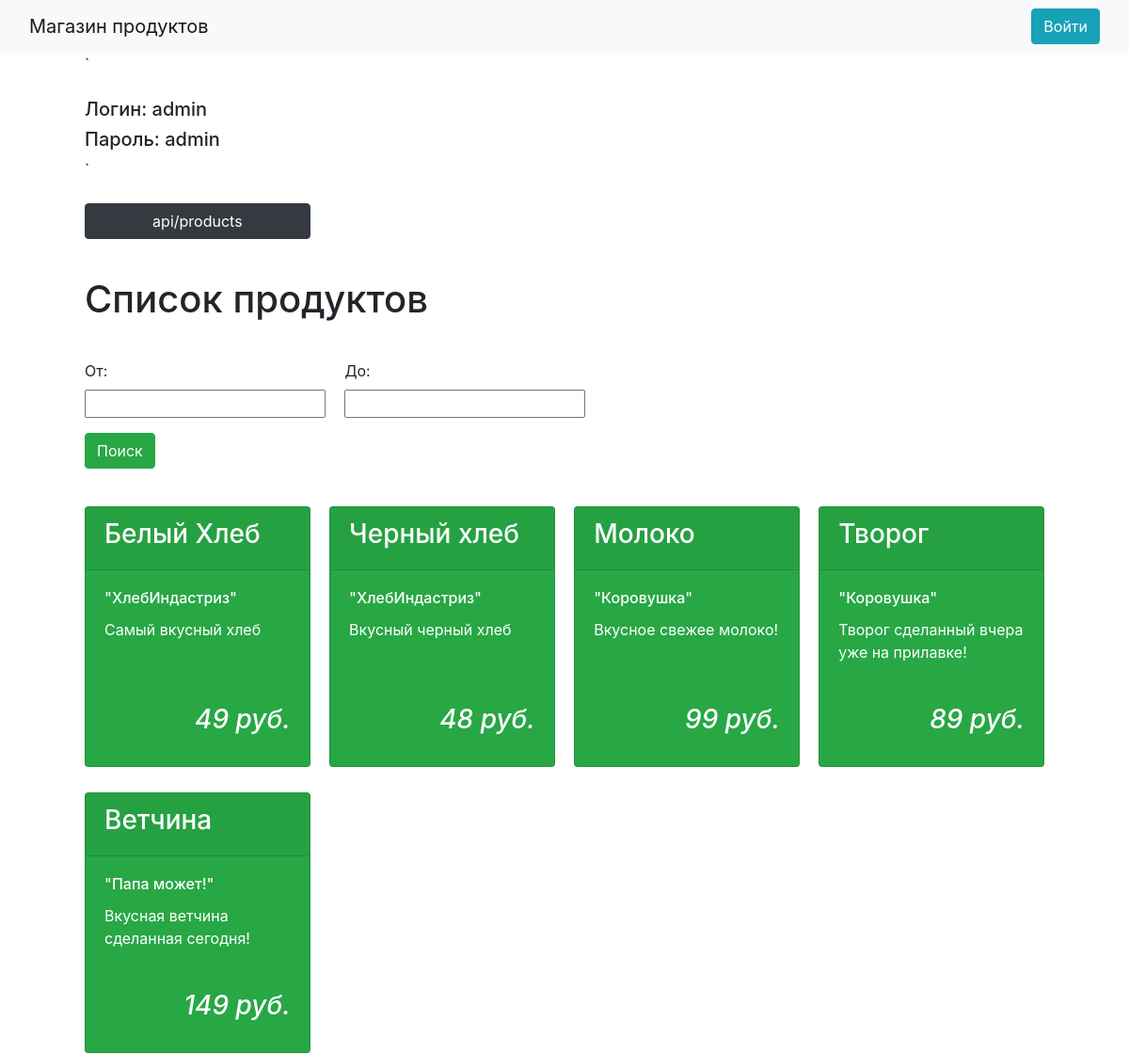
The app's page / (upper part), older data.
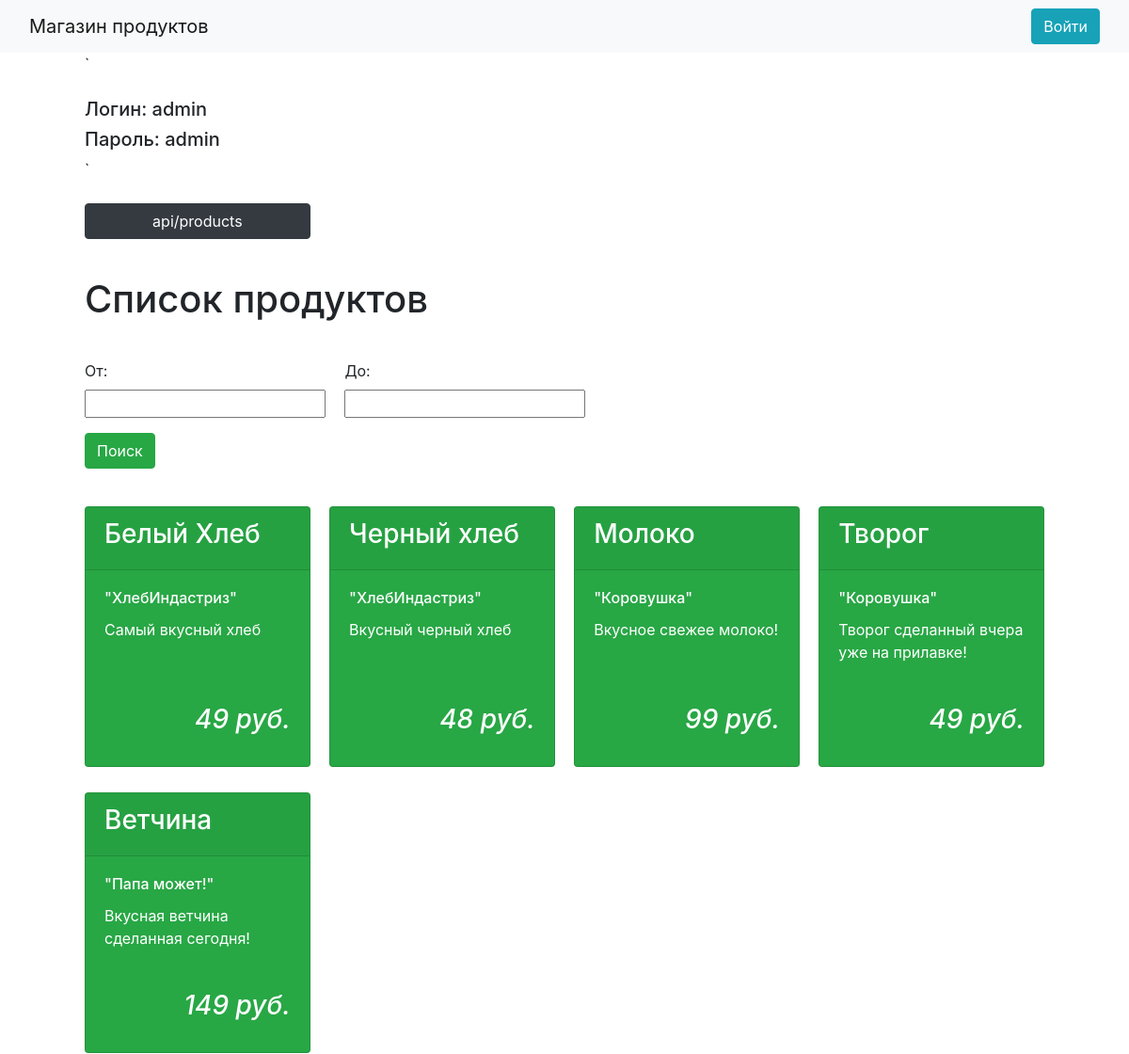
The same page, newer data.
### main/models.py (models this page shows, shortened)
class Products(models.Model):
    brand = models.ForeignKey(
        Brand,
        on_delete=models.CASCADE,
        null=True,
        verbose_name='Фирма'
    )
    productGroup = models.ForeignKey(
        ProductGroup,
        on_delete=models.CASCADE,
        null=True,
        verbose_name='Отдел продуктов'
    )
    title = models.CharField('Название', max_length = 60)
    description = models.TextField('Описание товара', blank=True)
    price = models.IntegerField('Цена, руб.', validators=[MinValueValidator(1), MaxValueValidator(9999999)])
    class Meta:
        verbose_name = "Продукт"
        verbose_name_plural = "Продукты"

class Brand(models.Model):
    brand_name = models.CharField('Название фирмы', max_length = 80, unique=True)
    rating = models.IntegerField('Рейтинг(1-10)',validators=[MinValueValidator(1), MaxValueValidator(10)])
    class Meta:
        verbose_name = "Фирма"
        verbose_name_plural = "Фирмы"
    def __str__(self):
        return self.brand_name

### main/views.py (the view)
# urls.py: path('', views.index),
def index(request):
    error = ''
    if request.method == 'POST':
        form = ProductForm(request.POST)
        if form.is_valid():
            form.save()
        else:
            error="Форма не валидна"
    products = Products.objects.all()
    formsort = PriceFilterForm(request.GET)
    if formsort.is_valid():
        if formsort.cleaned_data['price_min']:
            products = products.filter(price__gte=formsort.cleaned_data['price_min'])
        if formsort.cleaned_data['price_max']:
            products = products.filter(price__lte=formsort.cleaned_data['price_max'])
    form = ProductForm()
    context = {
        'products': products,
        'formsort': formsort,
        'form': form,
        'error': error
    }
    return render(request, 'main/index.html', context)

### main/forms.py
class PriceFilterForm(forms.Form):
    price_min = forms.IntegerField(label="От", required=False)
    price_max = forms.IntegerField(label="До", required=False)

class ProductForm(ModelForm):
    class Meta:
        model = Products
        fields = ["title", "brand", "productGroup", "description", "price"]
        widgets = {
            "title": TextInput(attrs={
                'id': 'title',
                'class': 'form-control',
                'placeholder': 'Введите название продукта...'
            }),
            "brand": Select(attrs={
                'id': 'brand',
                'class': 'form-control',
                'placeholder': 'Введите название фирмы...'
            }),
            "productGroup": Select(attrs={
                'id': 'productGroup',
                'class': 'form-control',
                'placeholder': 'Выберите отдел продукта...'
            }),
            "description": Textarea(attrs={
                'id': 'description',
                'class': 'form-control',
                'placeholder': 'Введите описание продукта...'
            }),
            "price": NumberInput(attrs={
                'id': 'price',
                'class': 'form-control',
                'placeholder': 'Введите цену...'
            })
        }

### main/models.py (called while the page is built)
    def __str__(self):
        return self.group_name

### main/templates/main/index.html (shortened to what this page needs)
<!DOCTYPE html>
<html lang="ru">
<head>
    <link rel="stylesheet" href="https://stackpath.bootstrapcdn.com/bootstrap/4.5.2/css/bootstrap.min.css">
</head>
<body>
    <nav class="navbar navbar-expand-lg navbar-light bg-light">
        <div class="container-fluid">
            <a class="navbar-brand" href="#">Магазин продуктов</a>
            <a class="btn btn-info" href="./admin">Войти</a>
        </div>
    </nav>
    <div style="width: 85%; margin: auto">
`       <div style="margin-top: 3vh;">
            <h5>Логин: admin</h5>
            <h5>Пароль: admin</h5>
        </div>
        `
        <div style="display: grid; margin-top: 3vh; grid-template-columns: repeat(4, 1fr); grid-gap: 2%">
            <a class="btn btn btn-dark" href="./api/products">api/products</a>
        </div>
        <div style="margin-top: 5vh;">
            <h1 >Список продуктов</h1>
            <div>
                <form action="" method="get">
                    <div style="margin-top: 5vh; display: grid; grid-template-columns: repeat(4, 1fr); grid-gap: 2%">
                        {{formsort.as_p}}
                    </div>
                    <input type="submit" value="Поиск" class="btn btn-success">
                </form>
            </div>
            <div style="display: grid; margin-top: 5vh; grid-template-columns: repeat(4, 1fr); grid-gap: 2%">
                {% for el in products %}
                    <div class="card text-white bg-success mb-3" style="max-width: 18rem">
                        <div class="card-header"><h3>{{ el.title }}</h3></div>
                        <div class="card-body" style="display: grid; grid-template-rows: auto 2fr 1fr">
                            <h6 class="card-title">{{ el.brand }}</h6>
                            <p class="card-text">{{ el.description }}</p>
                            <h3 class="card-title" style="text-align: right; font-style: italic">{{ el.price }} руб.</h3>
                        </div>
                    </div>
                {% endfor %}
            </div>
        </div>
    </div>
</body>
</html>

Row changes from the older to the newer data that the page shows:
changed Products "Творог": price "89" → "49"
